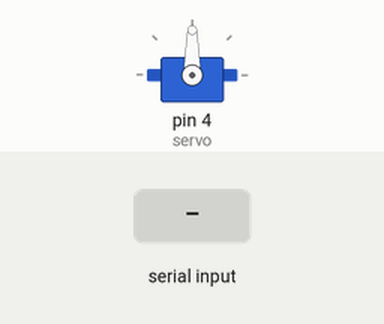
The sketch below on a simulated Arduino Uno, built with avr-gcc and run on an emulated ATmega328P. Parts: servo. The inputs (shaded band) are chosen by the test bench.

Above: at 1.2 s.
1.3 s: "1" received over the second serial link
At 2.0 s:
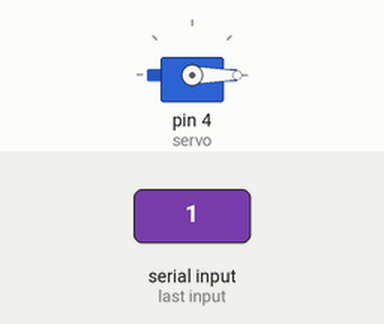
2.8 s: "2" received over the second serial link
At 3.2 s:
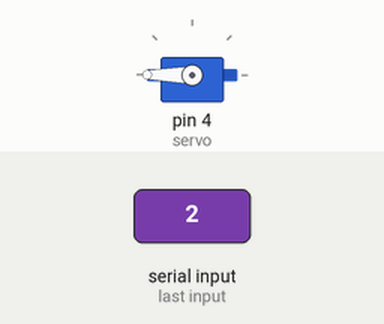
4.3 s: "3" received over the second serial link
At 5.5 s:
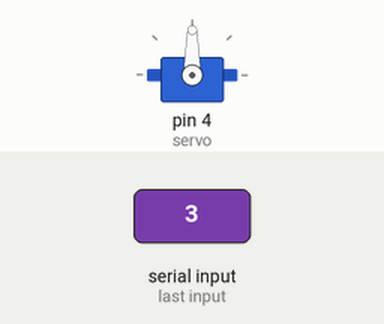
Timing chart, 0 to 7.3 s (numbered marks = the images above; inputs shaded):
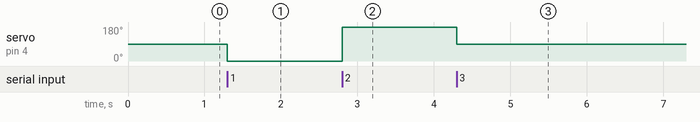

Measured:
- after the input at 1.3 s, servo on pin 4 (servo): 90° → 0° at once
- after the input at 2.8 s, servo on pin 4 (servo): 0° → 180° at once
- after the input at 4.3 s, servo on pin 4 (servo): 180° → 90° at once

The sketch:

blue.ino
```cpp
#include <SoftwareSerial.h>
#include <Servo.h>
SoftwareSerial softwareSerial(2, 3); // RX, TX
Servo servo;
int value=90;


void setup() {
  servo.attach(4);
  softwareSerial.begin(9600);
  servo.write(value);
}

void loop() {

  if (softwareSerial.available() > 0 ) {


    char command = softwareSerial.read();
    if(command == '1')
    value=0;
    else if(command =='2')
    value=180;
    else if(command=='3')
    value=90;

    servo.write(value);
  }
}
```
